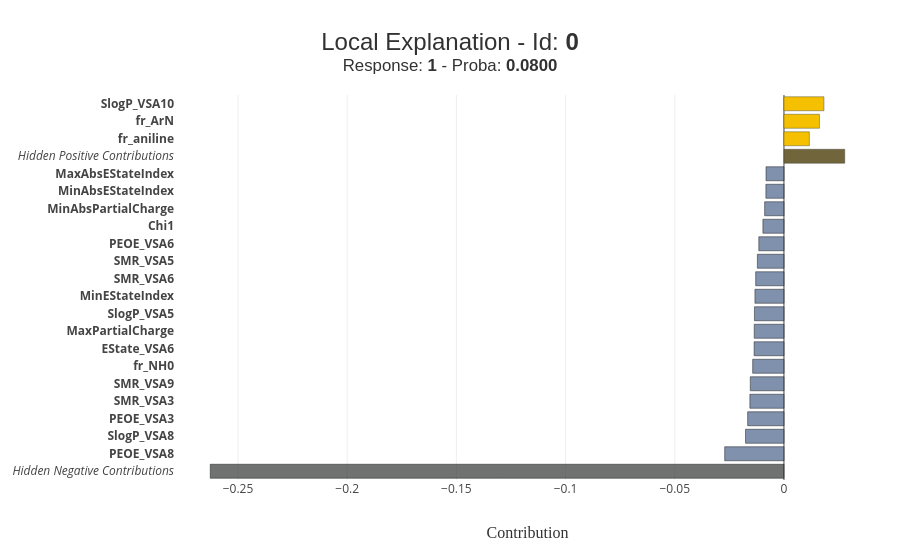

This figure's notebook cell:
### Code cell
# Local explanation — Non-DIA sample
print(f'Local explanation for training sample #{non_dia_idx} (True Non-DIA):')
xpl.plot.local_plot(index=non_dia_idx)

### Figure 1 — Plotly figure (JSON) as saved in the notebook; plotly's stock layout.template omitted (floating-point values rounded to 4 significant figures)
{"data": [{"customdata": ["<b>Hidden Negative Contributions</b>"], "hovertemplate": "%{customdata}<br />Contribution: %{x:.4f}<extra></extra>", "marker": {"color": "rgba(52, 55, 54, 0.7)", "line": {"color": "rgba(27, 28, 28, 1.0)", "width": 0.5}}, "orientation": "h", "showlegend": false, "type": "bar", "x": [-0.2627], "y": ["<i>Hidden Negative Contributions</i>"]}, {"customdata": ["<b>PEOE_VSA8 :</b><br />0.005256887653941825"], "hovertemplate": "%{customdata}<br />Contribution: %{x:.4f}<extra></extra>", "marker": {"color": "rgba(74, 99, 138, 0.7)", "line": {"color": "rgba(27, 28, 28, 1.0)", "width": 0.5}}, "orientation": "h", "showlegend": false, "type": "bar", "x": [-0.02714], "y": ["<b>PEOE_VSA8</b>"]}, {"customdata": ["<b>SlogP_VSA8 :</b><br />2.851331923405185"], "hovertemplate": "%{customdata}<br />Contribution: %{x:.4f}<extra></extra>", "marker": {"color": "rgba(74, 99, 138, 0.7)", "line": {"color": "rgba(27, 28, 28, 1.0)", "width": 0.5}}, "orientation": "h", "showlegend": false, "type": "bar", "x": [-0.01759], "y": ["<b>SlogP_VSA8</b>"]}, {"customdata": ["<b>PEOE_VSA3 :</b><br />4.605038874224762"], "hovertemplate": "%{customdata}<br />Contribution: %{x:.4f}<extra></extra>", "marker": {"color": "rgba(74, 99, 138, 0.7)", "line": {"color": "rgba(27, 28, 28, 1.0)", "width": 0.5}}, "orientation": "h", "showlegend": false, "type": "bar", "x": [-0.01662], "y": ["<b>PEOE_VSA3</b>"]}, {"customdata": ["<b>SMR_VSA3 :</b><br />2.397158271323542"], "hovertemplate": "%{customdata}<br />Contribution: %{x:.4f}<extra></extra>", "marker": {"color": "rgba(74, 99, 138, 0.7)", "line": {"color": "rgba(27, 28, 28, 1.0)", "width": 0.5}}, "orientation": "h", "showlegend": false, "type": "bar", "x": [-0.01561], "y": ["<b>SMR_VSA3</b>"]}, {"customdata": ["<b>SMR_VSA9 :</b><br />1.1994388489956387"], "hovertemplate": "%{customdata}<br />Contribution: %{x:.4f}<extra></extra>", "marker": {"color": "rgba(74, 99, 138, 0.7)", "line": {"color": "rgba(27, 28, 28, 1.0)", "width": 0.5}}, "orientation": "h", "showlegend": false, "type": "bar", "x": [-0.01541], "y": ["<b>SMR_VSA9</b>"]}, {"customdata": ["<b>fr_NH0 :</b><br />3.4219077801177322"], "hovertemplate": "%{customdata}<br />Contribution: %{x:.4f}<extra></extra>", "marker": {"color": "rgba(74, 99, 138, 0.7)", "line": {"color": "rgba(27, 28, 28, 1.0)", "width": 0.5}}, "orientation": "h", "showlegend": false, "type": "bar", "x": [-0.01432], "y": ["<b>fr_NH0</b>"]}, {"customdata": ["<b>EState_VSA6 :</b><br />2.2496691094010317"], "hovertemplate": "%{customdata}<br />Contribution: %{x:.4f}<extra></extra>", "marker": {"color": "rgba(74, 99, 138, 0.7)", "line": {"color": "rgba(27, 28, 28, 1.0)", "width": 0.5}}, "orientation": "h", "showlegend": false, "type": "bar", "x": [-0.01367], "y": ["<b>EState_VSA6</b>"]}, {"customdata": ["<b>MaxPartialCharge :</b><br />1.398747505246894"], "hovertemplate": "%{customdata}<br />Contribution: %{x:.4f}<extra></extra>", "marker": {"color": "rgba(74, 99, 138, 0.7)", "line": {"color": "rgba(27, 28, 28, 1.0)", "width": 0.5}}, "orientation": "h", "showlegend": false, "type": "bar", "x": [-0.01361], "y": ["<b>MaxPartialCharge</b>"]}, {"customdata": ["<b>SlogP_VSA5 :</b><br />-1.047197248479018"], "hovertemplate": "%{customdata}<br />Contribution: %{x:.4f}<extra></extra>", "marker": {"color": "rgba(74, 99, 138, 0.7)", "line": {"color": "rgba(27, 28, 28, 1.0)", "width": 0.5}}, "orientation": "h", "showlegend": false, "type": "bar", "x": [-0.01351], "y": ["<b>SlogP_VSA5</b>"]}, {"customdata": ["<b>MinEStateIndex :</b><br />0.39652706720663866"], "hovertemplate": "%{customdata}<br />Contribution: %{x:.4f}<extra></extra>", "marker": {"color": "rgba(74, 99, 138, 0.7)", "line": {"color": "rgba(27, 28, 28, 1.0)", "width": 0.5}}, "orientation": "h", "showlegend": false, "type": "bar", "x": [-0.01329], "y": ["<b>MinEStateIndex</b>"]}, {"customdata": ["<b>SMR_VSA6 :</b><br />1.069443216038545"], "hovertemplate": "%{customdata}<br />Contribution: %{x:.4f}<extra></extra>", "marker": {"color": "rgba(74, 99, 138, 0.7)", "line": {"color": "rgba(27, 28, 28, 1.0)", "width": 0.5}}, "orientation": "h", "showlegend": false, "type": "bar", "x": [-0.01295], "y": ["<b>SMR_VSA6</b>"]}, {"customdata": ["<b>SMR_VSA5 :</b><br />-0.9911357782355613"], "hovertemplate": "%{customdata}<br />Contribution: %{x:.4f}<extra></extra>", "marker": {"color": "rgba(74, 99, 138, 0.7)", "line": {"color": "rgba(27, 28, 28, 1.0)", "width": 0.5}}, "orientation": "h", "showlegend": false, "type": "bar", "x": [-0.01217], "y": ["<b>SMR_VSA5</b>"]}, {"customdata": ["<b>PEOE_VSA6 :</b><br />-0.2930232896185256"], "hovertemplate": "%{customdata}<br />Contribution: %{x:.4f}<extra></extra>", "marker": {"color": "rgba(74, 99, 138, 0.7)", "line": {"color": "rgba(27, 28, 28, 1.0)", "width": 0.5}}, "orientation": "h", "showlegend": false, "type": "bar", "x": [-0.01152], "y": ["<b>PEOE_VSA6</b>"]}, {"customdata": ["<b>Chi1 :</b><br />0.6275030463470256"], "hovertemplate": "%{customdata}<br />Contribution: %{x:.4f}<extra></extra>", "marker": {"color": "rgba(74, 99, 138, 0.7)", "line": {"color": "rgba(27, 28, 28, 1.0)", "width": 0.5}}, "orientation": "h", "showlegend": false, "type": "bar", "x": [-0.009649], "y": ["<b>Chi1</b>"]}, {"customdata": ["<b>MinAbsPartialCharge :</b><br />1.5514939145202045"], "hovertemplate": "%{customdata}<br />Contribution: %{x:.4f}<extra></extra>", "marker": {"color": "rgba(74, 99, 138, 0.7)", "line": {"color": "rgba(27, 28, 28, 1.0)", "width": 0.5}}, "orientation": "h", "showlegend": false, "type": "bar", "x": [-0.008847], "y": ["<b>MinAbsPartialCharge</b>"]}, {"customdata": ["<b>MinAbsEStateIndex :</b><br />-0.41042826202765126"], "hovertemplate": "%{customdata}<br />Contribution: %{x:.4f}<extra></extra>", "marker": {"color": "rgba(74, 99, 138, 0.7)", "line": {"color": "rgba(27, 28, 28, 1.0)", "width": 0.5}}, "orientation": "h", "showlegend": false, "type": "bar", "x": [-0.008277], "y": ["<b>MinAbsEStateIndex</b>"]}, {"customdata": ["<b>MaxAbsEStateIndex :</b><br />1.0221163368637356"], "hovertemplate": "%{customdata}<br />Contribution: %{x:.4f}<extra></extra>", "marker": {"color": "rgba(74, 99, 138, 0.7)", "line": {"color": "rgba(27, 28, 28, 1.0)", "width": 0.5}}, "orientation": "h", "showlegend": false, "type": "bar", "x": [-0.008227], "y": ["<b>MaxAbsEStateIndex</b>"]}, {"customdata": ["<b>Hidden Positive Contributions</b>"], "hovertemplate": "%{customdata}<br />Contribution: %{x:.4f}<extra></extra>", "marker": {"color": "rgba(113, 101, 59, 1.0)", "line": {"color": "rgba(52, 55, 54, 0.8)", "width": 0.5}}, "orientation": "h", "showlegend": false, "type": "bar", "x": [0.02783], "y": ["<i>Hidden Positive Contributions</i>"]}, {"customdata": ["<b>fr_aniline :</b><br />4.059193766506947"], "hovertemplate": "%{customdata}<br />Contribution: %{x:.4f}<extra></extra>", "marker": {"color": "rgba(244, 192, 0, 1.0)", "line": {"color": "rgba(52, 55, 54, 0.8)", "width": 0.5}}, "orientation": "h", "showlegend": false, "type": "bar", "x": [0.01163], "y": ["<b>fr_aniline</b>"]}, {"customdata": ["<b>fr_ArN :</b><br />6.871797604769111"], "hovertemplate": "%{customdata}<br />Contribution: %{x:.4f}<extra></extra>", "marker": {"color": "rgba(244, 192, 0, 1.0)", "line": {"color": "rgba(52, 55, 54, 0.8)", "width": 0.5}}, "orientation": "h", "showlegend": false, "type": "bar", "x": [0.01625], "y": ["<b>fr_ArN</b>"]}, {"customdata": ["<b>SlogP_VSA10 :</b><br />3.7984982275763195"], "hovertemplate": "%{customdata}<br />Contribution: %{x:.4f}<extra></extra>", "marker": {"color": "rgba(244, 192, 0, 1.0)", "line": {"color": "rgba(52, 55, 54, 0.8)", "width": 0.5}}, "orientation": "h", "showlegend": false, "type": "bar", "x": [0.01833], "y": ["<b>SlogP_VSA10</b>"]}], "layout": {"barmode": "group", "height": 550, "hovermode": "closest", "margin": {"b": 70, "l": 150, "r": 20, "t": 95}, "title": {"font": {"color": "rgb(50, 50, 50)", "family": "Arial", "size": 24}, "text": "Local Explanation - Id: <b>0</b><br><sup>Response: <b>1</b> - Proba: <b>0.0800</b></sup>", "x": 0.5, "xanchor": "center", "y": 0.9091, "yanchor": "middle"}, "width": 900, "xaxis": {"title": {"font": {"color": "rgb(50, 50, 50)", "family": "Arial Black", "size": 16}, "text": "Contribution"}}, "yaxis": {"automargin": true, "dtick": 1, "title": {"font": {"color": "rgb(50, 50, 50)", "family": "Arial Black", "size": 16}}, "type": "category"}}}
